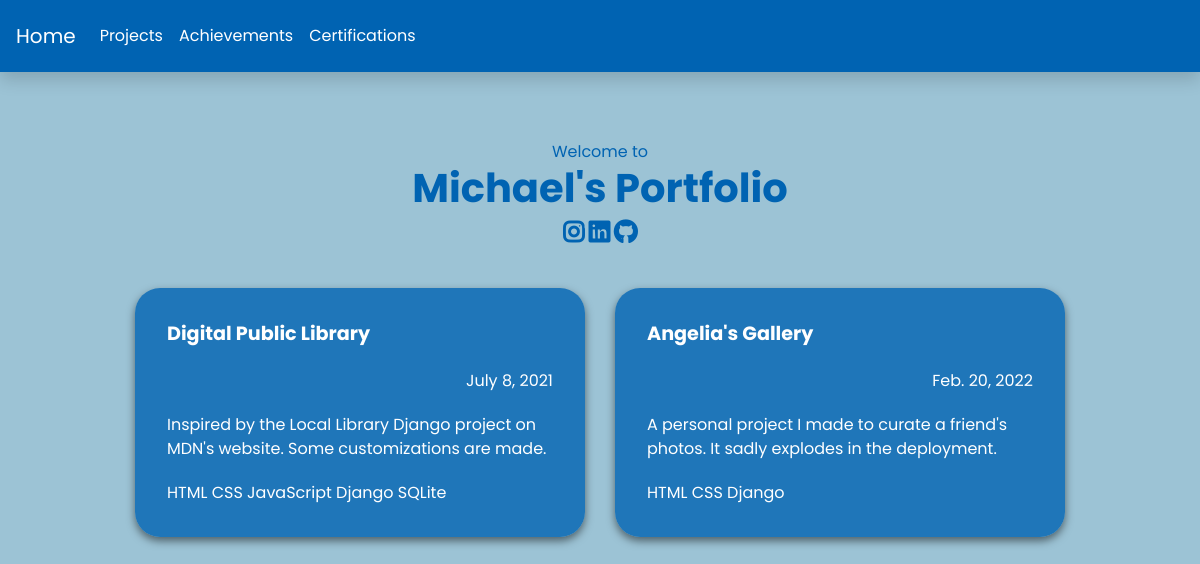
The app's page /projects with its own data.
### mainporto/models.py (models this page shows, shortened)
class Project(models.Model):
    name = models.CharField(max_length=100)
    description = models.TextField(default="Description")
    techs = models.CharField(max_length=200, default="HTML")
    date = models.DateField(default=get_current_timezone)

### mainporto/views.py (the view)
# urls.py: path('projects', views.projects, name='projects'),
def projects(request):
    projects = models.Project.objects.all()
    return render(request, 'projects.html', {'projects': projects})

### templates/projects.html (shortened to what this page needs)
{% extends "./base.html" %}
{% block top %}
  <div class="base-title-ins">
    <div class="welcome-msg col-sm align-center">
      <div class="text-shadow" >Welcome to</div>
    </div>
    <div class="row text-center">
      <div class="col-sm align-center">
        <h1 class="text-shadow"><strong>Michael's Portfolio</strong></h1>
      </div>
    </div>
    <div class="socmed col-sm align-center">
      <a href="https://www.instagram.com/michaelachd" class="insta fab fa-instagram"></a>
      <a href="https://www.linkedin.com/in/michael-angelo-chandra-03215b220/" class="insta fab fa-linkedin"></a>
      <a href="https://github.com/michaelAngelo1" class="insta fab fa-github"></a>
    </div>
  </div>
{% endblock %}
{% block achievements %}
	<div class="projects" id="content-projects">
		{% for elem in projects %}
		<div id="indiv-project">
			<div id="indiv-project-name">{{ elem.name }}</div>
			<div id="indiv-project-date">{{ elem.date }}</div>
			<div id="indiv-project-desc">{{ elem.description }}</div>
			<div id="indiv-project-tech">{{ elem.techs }}</div>
		</div>
		{% endfor %}
	</div>
{% endblock %}

### static/mainPorto/css/mainPorto.css (style rules this page uses)
h1, p { font-family: "Poppins"; }
body { background-color: #9cc3d5; font-family: Poppins; }
.projects { display: flex; flex-wrap: wrap; gap: 30px; margin-top: 20px; justify-content: center; }
#indiv-project { box-shadow: 0 4px 8px 0 rgba(0,0,0,0.5); color: white; border-radius: 25px; background: rgba(0, 99, 178, 0.8); padding: 20px; max-width: 450px; display: flex; flex-direction: column; align-items: flex-start; padding: 2rem; opacity: 0; transform: translateY(3rem); animation: fadeInUp 1s ease 1s forwards; }
#indiv-project-name { font-weight: 700; font-size: larger; margin-bottom: 20px; }
#indiv-project-date { text-align: end; width: 100%; margin-bottom: 20px; }
#indiv-project-desc { text-align: start; margin-bottom: 20px; }
#indiv-project-tech { text-align: start; }
.socmed { margin-bottom: 20px; }
.insta { font-size: x-large; font-weight: 700; text-decoration: none; color: #0063b2; }
:root { --bg-color: #9cc3d5; --typewriterSpeed: 6s; --typewriterCharacters: 22; }
.base-title-ins { color: #0063b2; width: 450px; opacity: 0; transform: translateY(3rem); animation: fadeInUp 0.5s ease 0.5s forwards; }
.welcome-msg { text-align: center; }

### records on screen
Project: name "Digital Public Library", date "July 8, 2021", description "Inspired by the Local Library Django project on MDN's website. Some customizations are made.", techs "HTML CSS JavaScript Django SQLite"
Project: name "Angelia's Gallery", date "Feb. 20, 2022", description "A personal project I made to curate a friend's photos. It sadly explodes in the deployment.", techs "HTML CSS Django"
